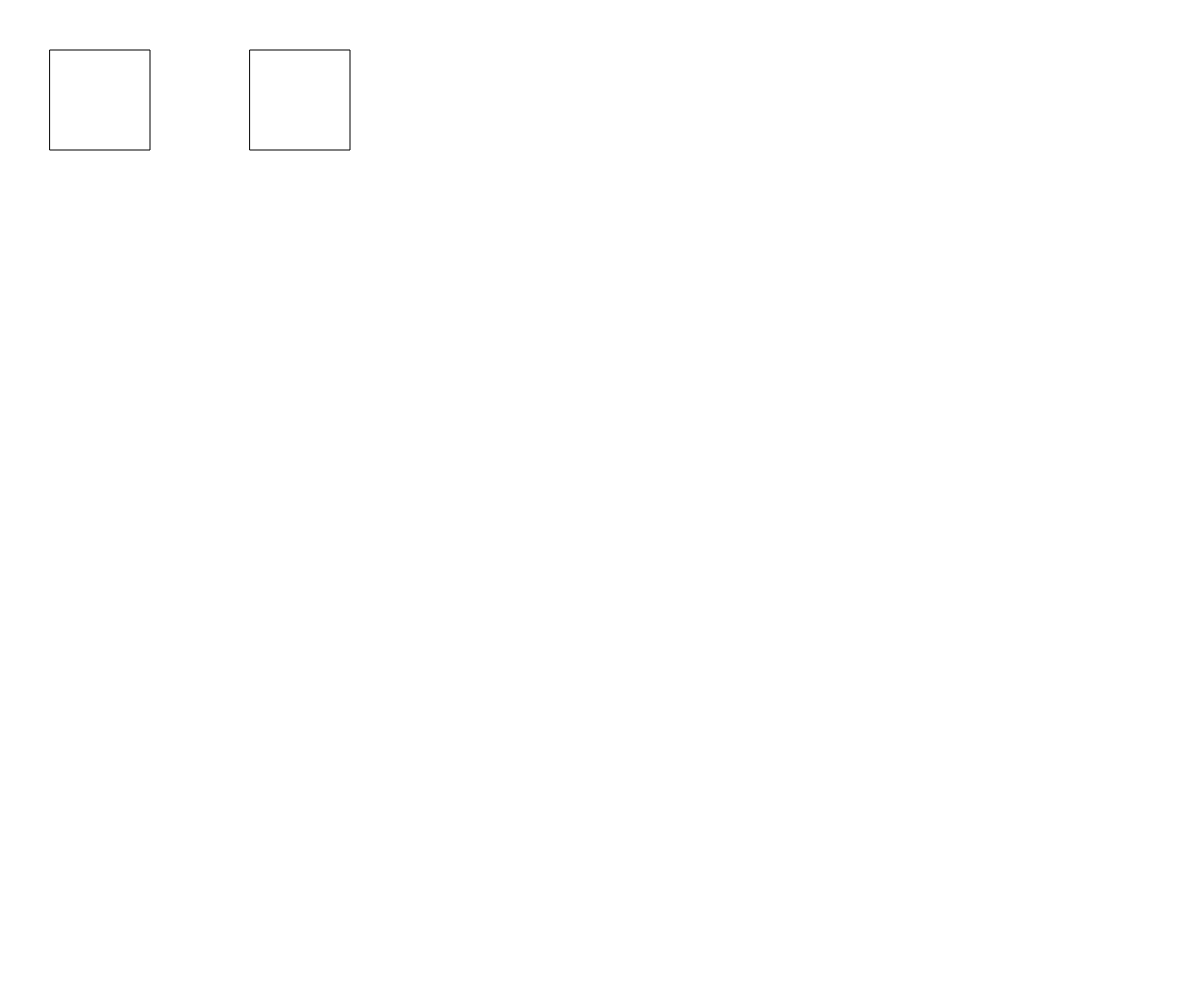
Frame 1 (no input)
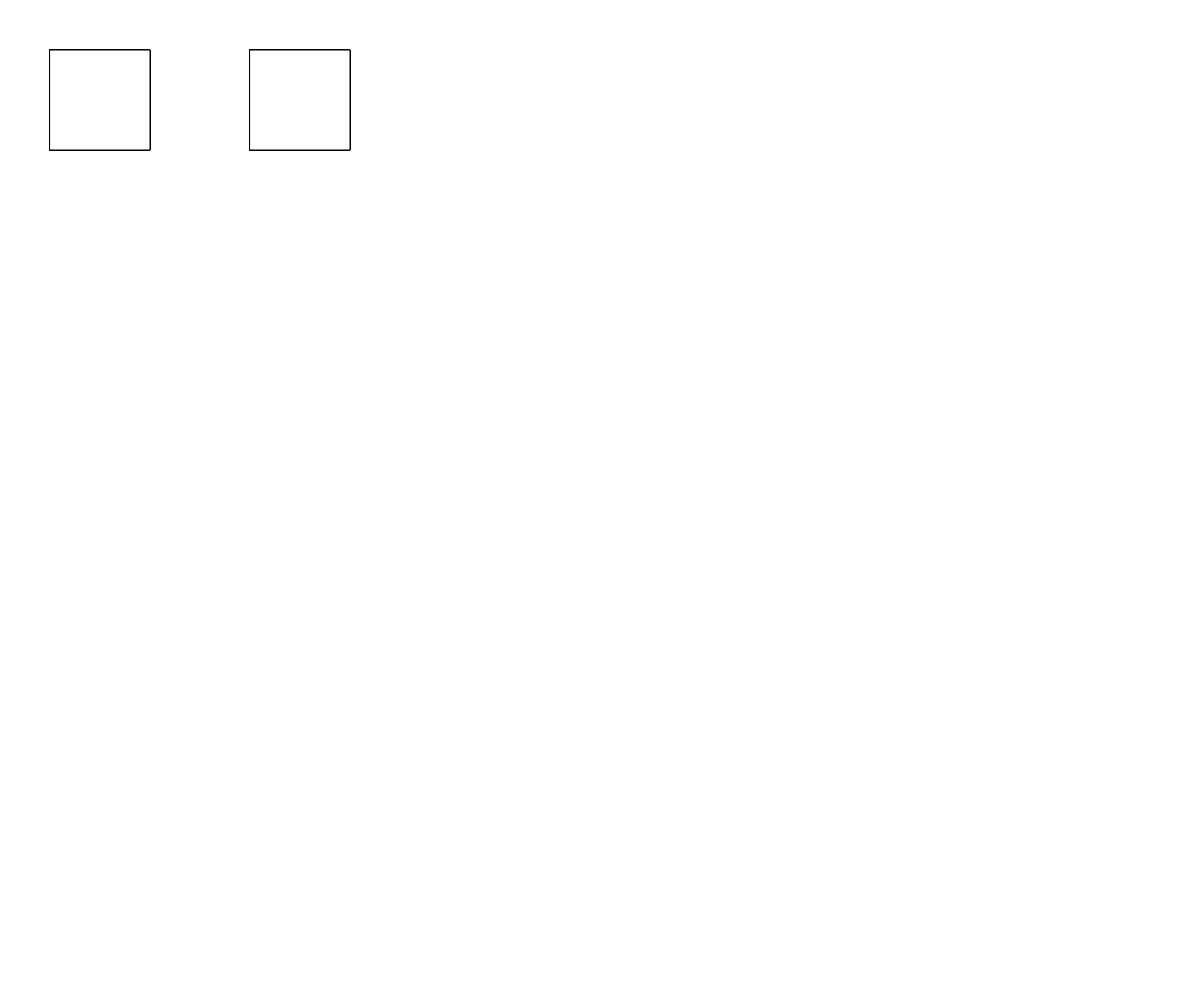
Frame 60 (no input)
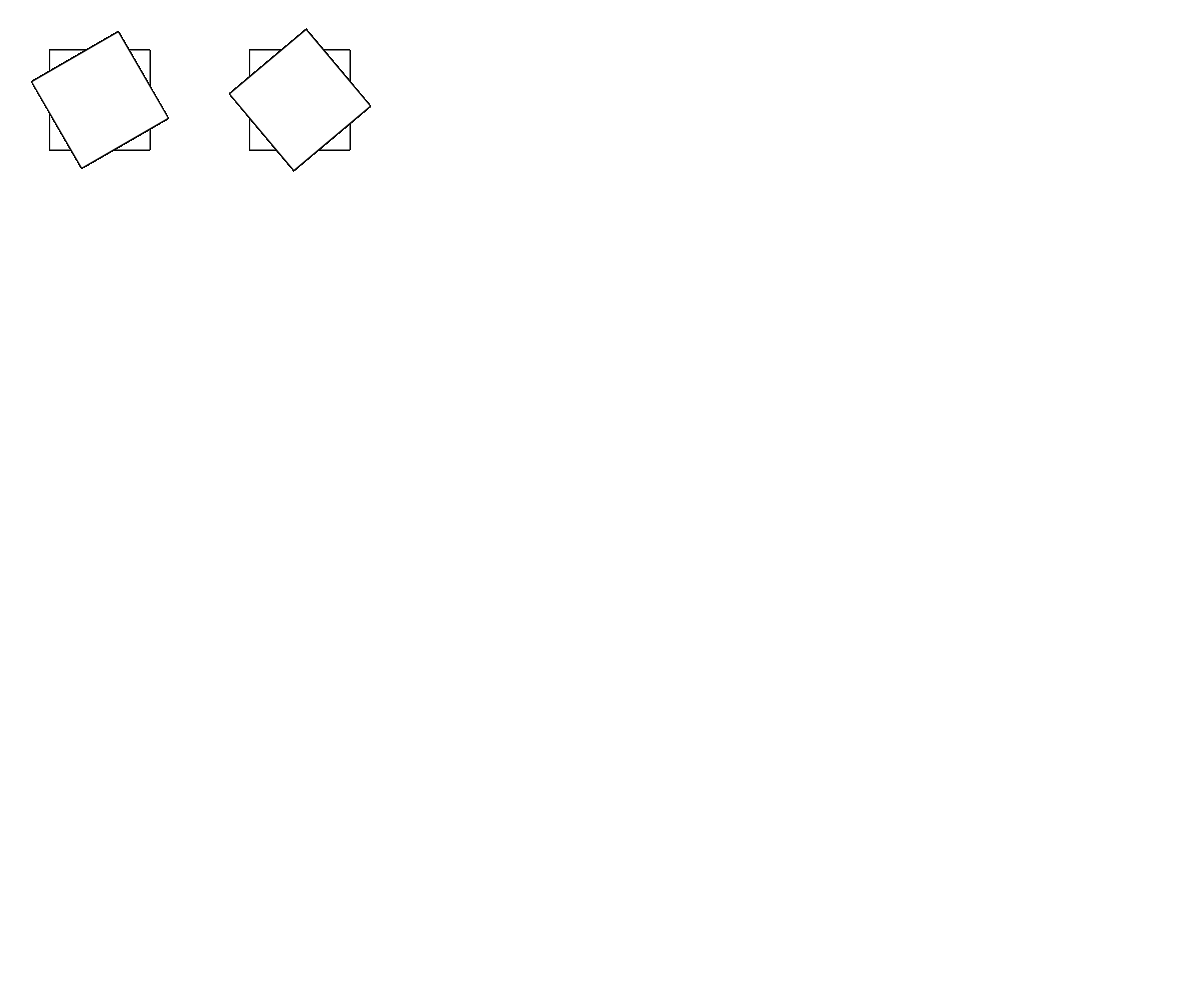
Frame 120 (the mouse pressed at the canvas centre since frame 60)

The p5.js sketch that drew these frames (run headless with seeded random() and noise() and a simulated clock; from frame 60 on, the mouse is pressed at the canvas centre):

// p5.js sketch
// ── sketch.js
function setup() {
  createCanvas(windowWidth, windowHeight);
  rectMode(CENTER);
}

function draw() {
    //background(255);
    push();
    translate(100, 100);
    rotate(radians(mouseX));
    rect(0, 0, 100, 100);
    pop();
    translate(300, 100);
    rotate(radians(mouseY));
    rect(0, 0, 100, 100);
  
}
